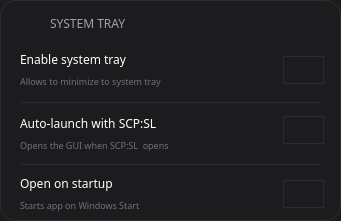
      <widget class="QFrame" name="format_qual_frame_4">
       <property name="geometry">
        <rect>
         <x>30</x>
         <y>10</y>
         <width>341</width>
         <height>221</height>
        </rect>
       </property>
       <property name="sizePolicy">
        <sizepolicy hsizetype="Preferred" vsizetype="Preferred">
         <horstretch>0</horstretch>
         <verstretch>0</verstretch>
        </sizepolicy>
       </property>
       <property name="minimumSize">
        <size>
         <width>318</width>
         <height>179</height>
        </size>
       </property>
       <property name="font">
        <font>
         <family>Manrope</family>
        </font>
       </property>
       <property name="styleSheet">
        <string notr="true">background-color: #1c1c1e;
border-radius: 16px;
border: 1px solid #2c2c2e;</string>
       </property>
       <property name="frameShape">
        <enum>QFrame::StyledPanel</enum>
       </property>
       <property name="frameShadow">
        <enum>QFrame::Raised</enum>
       </property>
       <widget class="QLabel" name="logo_text_12">
        <property name="geometry">
         <rect>
          <x>50</x>
          <y>13</y>
          <width>231</width>
          <height>21</height>
         </rect>
        </property>
        <property name="font">
         <font>
          <family>Manrope</family>
          <pointsize>9</pointsize>
         </font>
        </property>
        <property name="styleSheet">
         <string notr="true">background-color: transparent;
color: #9CA3AF;
outline: none;
border: none;</string>
        </property>
        <property name="text">
         <string>SYSTEM TRAY</string>
        </property>
       </widget>
       <widget class="QLabel" name="system_icon">
        <property name="geometry">
         <rect>
          <x>20</x>
          <y>13</y>
          <width>21</width>
          <height>21</height>
         </rect>
        </property>
        <property name="font">
         <font>
          <family>Manrope</family>
          <pointsize>12</pointsize>
         </font>
        </property>
        <property name="styleSheet">
         <string notr="true">background-color: transparent;
color: white;
border: none;
outline: none;</string>
        </property>
        <property name="text">
         <string/>
        </property>
        <property name="pixmap">
         <pixmap resource="resources.qrc">:/images/images/terminal-solid.png</pixmap>
        </property>
        <property name="scaledContents">
         <bool>true</bool>
        </property>
       </widget>
       <widget class="QLabel" name="logo_text_21">
        <property name="geometry">
         <rect>
          <x>20</x>
          <y>40</y>
          <width>211</width>
          <height>38</height>
         </rect>
        </property>
        <property name="font">
         <font>
          <family>Manrope</family>
          <pointsize>9</pointsize>
         </font>
        </property>
        <property name="styleSheet">
         <string notr="true">background-color: transparent;
color: white;
border: none;
outline: none;</string>
        </property>
        <property name="text">
         <string>Enable system tray</string>
        </property>
       </widget>
       <widget class="QPushButton" name="system_tray">
        <property name="geometry">
         <rect>
          <x>283</x>
          <y>56</y>
          <width>41</width>
          <height>28</height>
         </rect>
        </property>
        <property name="font">
         <font>
          <family>Manrope</family>
         </font>
        </property>
        <property name="cursor">
         <cursorShape>PointingHandCursor</cursorShape>
        </property>
        <property name="text">
         <string/>
        </property>
        <property name="checkable">
         <bool>true</bool>
        </property>
       </widget>
       <widget class="QLabel" name="logo_text_22">
        <property name="geometry">
         <rect>
          <x>20</x>
          <y>104</y>
          <width>211</width>
          <height>38</height>
         </rect>
        </property>
        <property name="font">
         <font>
          <family>Manrope</family>
          <pointsize>9</pointsize>
         </font>
        </property>
        <property name="styleSheet">
         <string notr="true">background-color: transparent;
color: white;
border: none;
outline: none;</string>
        </property>
        <property name="text">
         <string>Auto-launch with SCP:SL</string>
        </property>
       </widget>
       <widget class="QPushButton" name="auto_launch">
        <property name="geometry">
         <rect>
          <x>283</x>
          <y>116</y>
          <width>41</width>
          <height>28</height>
         </rect>
        </property>
        <property name="font">
         <font>
          <family>Manrope</family>
         </font>
        </property>
        <property name="cursor">
         <cursorShape>PointingHandCursor</cursorShape>
        </property>
        <property name="text">
         <string/>
        </property>
        <property name="checkable">
         <bool>true</bool>
        </property>
       </widget>
       <widget class="Line" name="line">
        <property name="geometry">
         <rect>
          <x>20</x>
          <y>102</y>
          <width>300</width>
          <height>1</height>
         </rect>
        </property>
        <property name="font">
         <font>
          <family>Manrope</family>
         </font>
        </property>
        <property name="orientation">
         <enum>Qt::Horizontal</enum>
        </property>
       </widget>
       <widget class="QLabel" name="logo_text_35">
        <property name="geometry">
         <rect>
          <x>20</x>
          <y>130</y>
          <width>241</width>
          <height>31</height>
         </rect>
        </property>
        <property name="font">
         <font>
          <family>Manrope</family>
          <pointsize>7</pointsize>
         </font>
        </property>
        <property name="styleSheet">
         <string notr="true">background-color: transparent;
color: #6B7280;
border: none;
outline: none;</string>
        </property>
        <property name="text">
         <string>Opens the GUI when SCP:SL  opens</string>
        </property>
       </widget>
       <widget class="QLabel" name="logo_text_36">
        <property name="geometry">
         <rect>
          <x>20</x>
          <y>66</y>
          <width>241</width>
          <height>31</height>
         </rect>
        </property>
        <property name="font">
         <font>
          <family>Manrope</family>
          <pointsize>7</pointsize>
         </font>
        </property>
        <property name="styleSheet">
         <string notr="true">background-color: transparent;
color: #6B7280;
border: none;
outline: none;</string>
        </property>
        <property name="text">
         <string>Allows to minimize to system tray</string>
        </property>
       </widget>
       <widget class="QLabel" name="logo_text_41">
        <property name="geometry">
         <rect>
          <x>20</x>
          <y>164</y>
          <width>211</width>
          <height>38</height>
         </rect>
        </property>
        <property name="font">
         <font>
          <family>Manrope</family>
          <pointsize>9</pointsize>
         </font>
        </property>
        <property name="styleSheet">
         <string notr="true">background-color: transparent;
color: white;
border: none;
outline: none;</string>
        </property>
        <property name="text">
         <string>Open on startup</string>
        </property>
       </widget>
       <widget class="QLabel" name="logo_text_42">
        <property name="geometry">
         <rect>
          <x>20</x>
          <y>190</y>
          <width>241</width>
          <height>31</height>
         </rect>
        </property>
        <property name="font">
         <font>
          <family>Manrope</family>
          <pointsize>7</pointsize>
         </font>
        </property>
        <property name="styleSheet">
         <string notr="true">background-color: transparent;
color: #6B7280;
border: none;
outline: none;</string>
        </property>
        <property name="text">
         <string>Starts app on Windows Start</string>
        </property>
       </widget>
       <widget class="Line" name="line_7">
        <property name="geometry">
         <rect>
          <x>20</x>
          <y>164</y>
          <width>300</width>
          <height>1</height>
         </rect>
        </property>
        <property name="font">
         <font>
          <family>Manrope</family>
         </font>
        </property>
        <property name="orientation">
         <enum>Qt::Horizontal</enum>
        </property>
       </widget>
       <widget class="QPushButton" name="open_startup">
        <property name="geometry">
         <rect>
          <x>283</x>
          <y>180</y>
          <width>41</width>
          <height>28</height>
         </rect>
        </property>
        <property name="font">
         <font>
          <family>Manrope</family>
         </font>
        </property>
        <property name="cursor">
         <cursorShape>PointingHandCursor</cursorShape>
        </property>
        <property name="text">
         <string/>
        </property>
        <property name="checkable">
         <bool>true</bool>
        </property>
       </widget>
      </widget>
